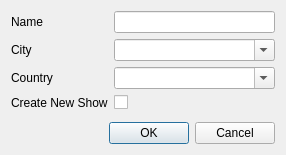
<?xml version="1.0" encoding="UTF-8"?>
<ui version="4.0">
 <class>AddVenueDialog</class>
 <widget class="QDialog" name="AddVenueDialog">
  <property name="geometry">
   <rect>
    <x>0</x>
    <y>0</y>
    <width>286</width>
    <height>155</height>
   </rect>
  </property>
  <property name="sizePolicy">
   <sizepolicy hsizetype="Preferred" vsizetype="Preferred">
    <horstretch>0</horstretch>
    <verstretch>0</verstretch>
   </sizepolicy>
  </property>
  <property name="maximumSize">
   <size>
    <width>16777215</width>
    <height>16777215</height>
   </size>
  </property>
  <property name="windowTitle">
   <string>Add New Venue</string>
  </property>
  <layout class="QVBoxLayout" name="verticalLayout">
   <item>
    <layout class="QFormLayout" name="formLayout">
     <item row="0" column="0">
      <widget class="QLabel" name="nameLabel">
       <property name="text">
        <string>Name</string>
       </property>
      </widget>
     </item>
     <item row="0" column="1">
      <widget class="QLineEdit" name="field_venue_name">
       <property name="toolTip">
        <string>The venue's name</string>
       </property>
      </widget>
     </item>
     <item row="1" column="0">
      <widget class="QLabel" name="cityLabel">
       <property name="text">
        <string>City</string>
       </property>
      </widget>
     </item>
     <item row="2" column="0">
      <widget class="QLabel" name="countryLabel">
       <property name="text">
        <string>Country</string>
       </property>
      </widget>
     </item>
     <item row="3" column="1">
      <widget class="QCheckBox" name="cb_create_new_show">
       <property name="toolTip">
        <string>Create a new show automatically</string>
       </property>
       <property name="text">
        <string/>
       </property>
      </widget>
     </item>
     <item row="3" column="0">
      <widget class="QLabel" name="label">
       <property name="text">
        <string>Create New Show</string>
       </property>
      </widget>
     </item>
     <item row="1" column="1">
      <widget class="QComboBox" name="field_venue_city">
       <property name="editable">
        <bool>true</bool>
       </property>
       <property name="maxVisibleItems">
        <number>20</number>
       </property>
      </widget>
     </item>
     <item row="2" column="1">
      <widget class="QComboBox" name="field_venue_country">
       <property name="editable">
        <bool>true</bool>
       </property>
       <property name="maxVisibleItems">
        <number>20</number>
       </property>
      </widget>
     </item>
    </layout>
   </item>
   <item>
    <widget class="QDialogButtonBox" name="buttonBox">
     <property name="orientation">
      <enum>Qt::Orientation::Horizontal</enum>
     </property>
     <property name="standardButtons">
      <set>QDialogButtonBox::StandardButton::Cancel|QDialogButtonBox::StandardButton::Ok</set>
     </property>
    </widget>
   </item>
  </layout>
 </widget>
 <resources/>
 <connections>
  <connection>
   <sender>buttonBox</sender>
   <signal>accepted()</signal>
   <receiver>AddVenueDialog</receiver>
   <slot>accept()</slot>
   <hints>
    <hint type="sourcelabel">
     <x>248</x>
     <y>254</y>
    </hint>
    <hint type="destinationlabel">
     <x>157</x>
     <y>274</y>
    </hint>
   </hints>
  </connection>
  <connection>
   <sender>buttonBox</sender>
   <signal>rejected()</signal>
   <receiver>AddVenueDialog</receiver>
   <slot>reject()</slot>
   <hints>
    <hint type="sourcelabel">
     <x>316</x>
     <y>260</y>
    </hint>
    <hint type="destinationlabel">
     <x>286</x>
     <y>274</y>
    </hint>
   </hints>
  </connection>
 </connections>
</ui>
